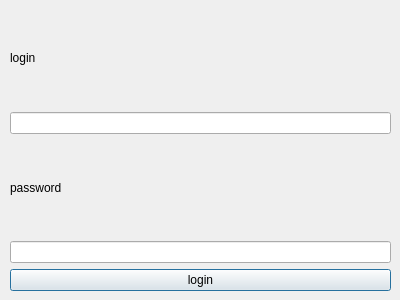
<?xml version="1.0" encoding="UTF-8"?>
<ui version="4.0">
 <class>Dialog</class>
 <widget class="QDialog" name="Dialog">
  <property name="geometry">
   <rect>
    <x>0</x>
    <y>0</y>
    <width>400</width>
    <height>300</height>
   </rect>
  </property>
  <property name="windowTitle">
   <string>Dialog</string>
  </property>
  <widget class="QWidget" name="">
   <property name="geometry">
    <rect>
     <x>10</x>
     <y>10</y>
     <width>381</width>
     <height>281</height>
    </rect>
   </property>
   <layout class="QVBoxLayout" name="verticalLayout">
    <item>
     <widget class="QLabel" name="label">
      <property name="maximumSize">
       <size>
        <width>379</width>
        <height>16777215</height>
       </size>
      </property>
      <property name="text">
       <string>login</string>
      </property>
     </widget>
    </item>
    <item>
     <widget class="QLineEdit" name="lineEdit"/>
    </item>
    <item>
     <widget class="QLabel" name="label_2">
      <property name="text">
       <string>password</string>
      </property>
     </widget>
    </item>
    <item>
     <widget class="QLineEdit" name="lineEdit_2"/>
    </item>
    <item>
     <widget class="QPushButton" name="pushButton">
      <property name="text">
       <string>login</string>
      </property>
     </widget>
    </item>
   </layout>
  </widget>
 </widget>
 <resources/>
 <connections/>
</ui>
